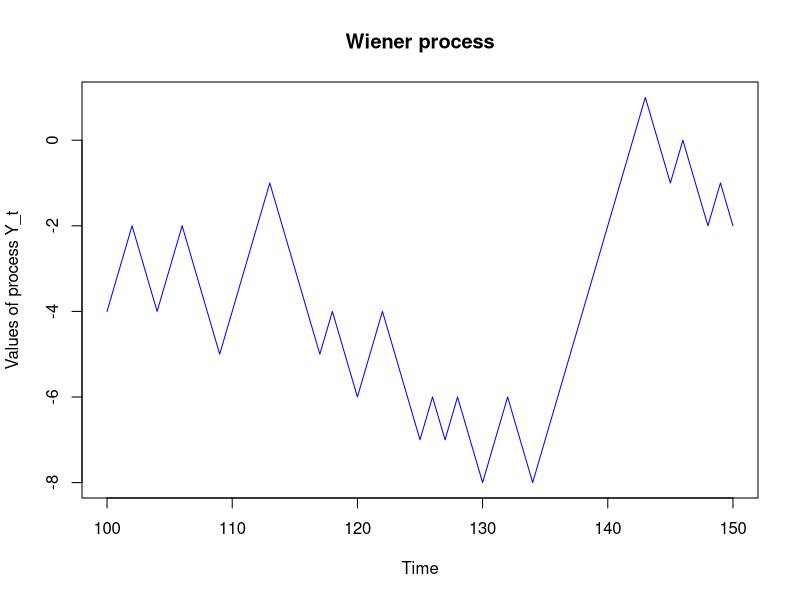

This chart was generated by the following R code:
# clear variables and close windows
rm(list = ls(all = TRUE))
graphics.off()

wiener3 = function(T, t) {
    l = T + t
    g = 0:l
    
    set.seed(0)
    z = runif(l, min = 0, max = 1)
    z = 2 * (z > 0.5) - 1
    x = c(0, cumsum(z))
    
    listik = cbind(g, x)
    
    # output
    plot(listik[(T + 1):(T + t + 1), 1], listik[(T + 1):(T + t + 1), 2], type = "l", 
        col = "blue", xlab = "Time", ylab = "Values of process Y_t")
    title("Wiener process")
    
}

wiener3(100, 50) 
